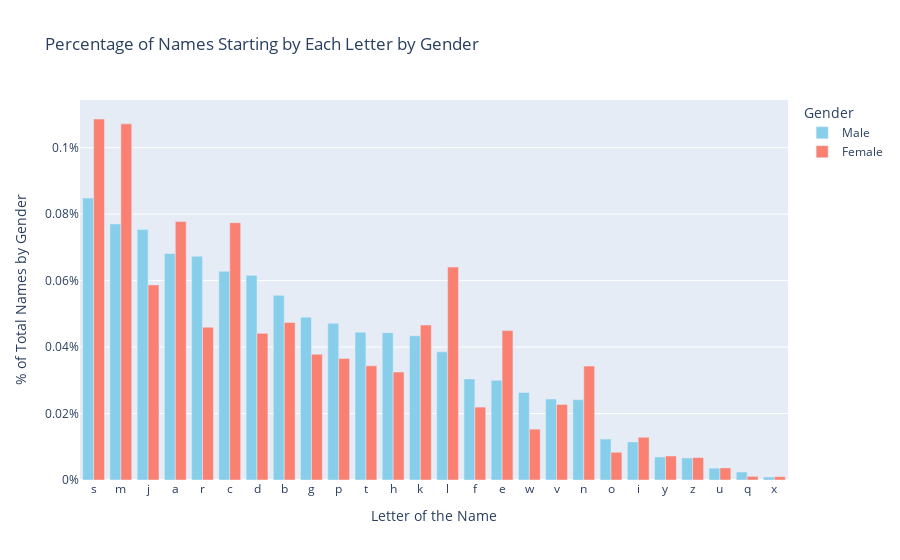
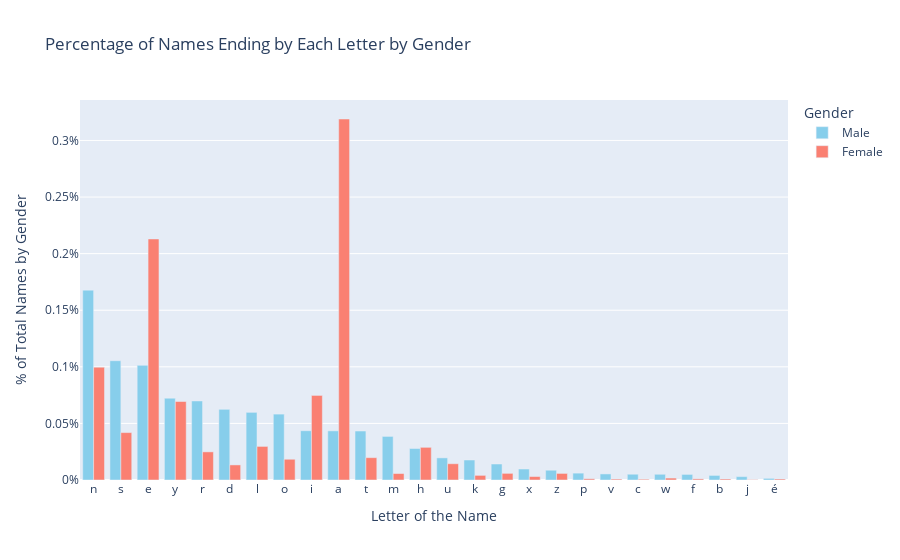

The notebook cell these images were saved under, in order:
### Code cell
plot_letter_name_percentage(df_char_cleaned, 0)
plot_letter_name_percentage(df_char_cleaned, -1)

### Figure 1 — Plotly figure (JSON) as saved in the notebook; plotly's stock layout.template omitted (floating-point values rounded to 4 significant figures)
{"data": [{"hoverinfo": "text", "hovertext": ["Top names: Steve, Simon, Scott", "Top names: Michael, Max, Moe", "Top names: John, James, Jim", "Top names: Arthur, Alex, Adam", "Top names: Robert, Richard, Roy", "Top names: Charlie, Charles, Chris", "Top names: David, Danny, Dave", "Top names: Brian, Bugs, Bruce", "Top names: George, Gary, Gordon", "Top names: Paul, Phil, Philip", "Top names: Tom, Thomas, Tim", "Top names: Howard, Harold, Harvey", "Top names: Kevin, Karl, Kid", "Top names: Louis, Leo, Lawrence", "Top names: Fred, Francis, Frankie", "Top names: Eddie, Ed, Edward", "Top names: William, Wilson, Wayne", "Top names: Vijay, Vikram, Vince", "Top names: Norman, Neil, Nicholas", "Top names: Oliver, Oscar, Owen", "Top names: Ivan, Il, Ian", "Top names: Yosemite, Yuri, Yu", "Top names: Zack, Zach, Zeke", "Top names: Uday, Ulysses, Usman", "Top names: Quentin, Quinn, Quincy", "Top names: Xavier, Xiao, Xander"], "marker": {"color": "skyblue"}, "name": "Male", "type": "bar", "x": ["s", "m", "j", "a", "r", "c", "d", "b", "g", "p", "t", "h", "k", "l", "f", "e", "w", "v", "n", "o", "i", "y", "z", "u", "q", "x"], "y": [0.08484, 0.07707, 0.07536, 0.06816, 0.06732, 0.06278, 0.06159, 0.05558, 0.04897, 0.04713, 0.04449, 0.04432, 0.04339, 0.03857, 0.03042, 0.02999, 0.02633, 0.02438, 0.02418, 0.01233, 0.01145, 0.006917, 0.006643, 0.00356, 0.002413, 0.0009199]}, {"hoverinfo": "text", "hovertext": ["Top names: Sarah, Susan, Sara", "Top names: Marie, Maggie, Margaret", "Top names: Julie, Jennifer, Julia", "Top names: Alice, Anne, Annie", "Top names: Rachel, Rebecca, Radha", "Top names: Claire, Charlotte, Catherine", "Top names: Diane, Diana, Dorothy", "Top names: Barbara, Brenda, Becky", "Top names: Gloria, Gina, Gwen", "Top names: Priya, Pooja, Paula", "Top names: Tina, Tanya, Tracy", "Top names: Helen, Hannah, Harriet", "Top names: Kate, Karen, Katie", "Top names: Lisa, Linda, Louise", "Top names: Frau, Frances, Fiona", "Top names: Elizabeth, Emily, Ellen", "Top names: Wendy, Wanda, Williams", "Top names: Victoria, Vanessa, Valerie", "Top names: Nina, Nicole, Nora", "Top names: Olivia, Olga, Ophelia", "Top names: Isabel, Isabelle, Isabella", "Top names: Yvonne, Yvette, Yolanda", "Top names: Zoe, Zoey, Zora", "Top names: Ursula, Usha, Uma", "Top names: Queenie, Quinn, Qiu", "Top names: Xiao, Xu, Ximena"], "marker": {"color": "salmon"}, "name": "Female", "type": "bar", "x": ["s", "m", "j", "a", "r", "c", "d", "b", "g", "p", "t", "h", "k", "l", "f", "e", "w", "v", "n", "o", "i", "y", "z", "u", "q", "x"], "y": [0.1086, 0.1072, 0.05871, 0.07777, 0.04596, 0.07742, 0.04413, 0.0474, 0.03787, 0.03655, 0.03435, 0.03249, 0.04663, 0.06408, 0.02194, 0.04496, 0.0153, 0.02273, 0.03429, 0.00835, 0.01286, 0.007233, 0.006745, 0.003637, 0.001097, 0.0009955]}], "layout": {"barmode": "group", "legend": {"title": {"text": "Gender"}}, "title": {"text": "Percentage of Names Starting by Each Letter by Gender"}, "xaxis": {"title": {"text": "Letter of the Name"}}, "yaxis": {"ticksuffix": "%", "title": {"text": "% of Total Names by Gender"}}}}

### Figure 2 — Plotly figure (JSON) as saved in the notebook; plotly's stock layout.template omitted (floating-point values rounded to 4 significant figures)
{"data": [{"hoverinfo": "text", "hovertext": ["Top names: John, Simon, Kevin", "Top names: James, Charles, Thomas", "Top names: George, Charlie, Steve", "Top names: Johnny, Danny, Andy", "Top names: Arthur, Alexander, Oliver", "Top names: David, Richard, Ed", "Top names: Paul, Michael, Daniel", "Top names: Leo, Antonio, Bruno", "Top names: Ravi, Ali, Jai", "Top names: Krishna, Santa, Joshua", "Top names: Robert, Matt, Scott", "Top names: Tom, Jim, William", "Top names: Joseph, Mitch, Keith", "Top names: Lou, Raju, Stu", "Top names: Patrick, Derek, Ashok", "Top names: Doug, Greg, Craig", "Top names: Max, Alex, Felix", "Top names: Franz, Fritz, Heinz", "Top names: Philip, Phillip, Pratap", "Top names: Rajiv, Gustav, Yadav", "Top names: Vic, Isaac, Dominic", "Top names: Andrew, Matthew, Winslow", "Top names: Josef, Adolf, Rudolf", "Top names: Jacob, Caleb, Jeb", "Top names: Suraj, Manoj, Balraj", "Top names: André, José, René"], "marker": {"color": "skyblue"}, "name": "Male", "type": "bar", "x": ["n", "s", "e", "y", "r", "d", "l", "o", "i", "a", "t", "m", "h", "u", "k", "g", "x", "z", "p", "v", "c", "w", "f", "b", "j", "é"], "y": [0.1678, 0.1054, 0.1013, 0.07226, 0.06982, 0.06245, 0.05976, 0.05822, 0.04354, 0.04343, 0.04327, 0.03849, 0.02784, 0.01956, 0.01766, 0.01413, 0.009701, 0.008638, 0.006069, 0.005364, 0.005101, 0.005054, 0.004922, 0.00405, 0.002975, 0.001458]}, {"hoverinfo": "text", "hovertext": ["Top names: Helen, Susan, Karen", "Top names: Doris, Frances, Agnes", "Top names: Alice, Kate, Julie", "Top names: Emily, Wendy, Judy", "Top names: Jennifer, Eleanor, Esther", "Top names: Girlfriend, Ingrid, Mildred", "Top names: Rachel, Jill, Gail", "Top names: Margo, Flo, Cleo", "Top names: Anjali, Shanti, Nikki", "Top names: Lisa, Barbara, Linda", "Top names: Margaret, Janet, Harriet", "Top names: Miriam, Neelam, Shabnam", "Top names: Sarah, Elizabeth, Hannah", "Top names: Frau, Madhu, Lou", "Top names: Chadwick, Mak, Indisk", "Top names: Meg, Ying, Craig", "Top names: Alex, Max, Beatrix", "Top names: Liz, Inez, Roz", "Top names: Boop, Lemp, Miep", "Top names: Bev, Viv, Liv", "Top names: Vic, Isaac, Gothic", "Top names: Mevrouw, Vrouw, Winslow", "Top names: Sif, Metcalf, Wolff", "Top names: Nightclub, Zainab, Cobb", "Top names: Saroj, Asajj, Yuvraj", "Top names: Chloé, Zoé, Padmé"], "marker": {"color": "salmon"}, "name": "Female", "type": "bar", "x": ["n", "s", "e", "y", "r", "d", "l", "o", "i", "a", "t", "m", "h", "u", "k", "g", "x", "z", "p", "v", "c", "w", "f", "b", "j", "é"], "y": [0.09971, 0.04189, 0.213, 0.06936, 0.02487, 0.01333, 0.02968, 0.01833, 0.07472, 0.319, 0.01973, 0.005729, 0.02887, 0.01438, 0.004084, 0.005871, 0.003047, 0.00581, 0.001097, 0.000833, 0.0006907, 0.001707, 0.0009955, 0.0008939, 0.0003047, 0.0009142]}], "layout": {"barmode": "group", "legend": {"title": {"text": "Gender"}}, "title": {"text": "Percentage of Names Ending by Each Letter by Gender"}, "xaxis": {"title": {"text": "Letter of the Name"}}, "yaxis": {"ticksuffix": "%", "title": {"text": "% of Total Names by Gender"}}}}
